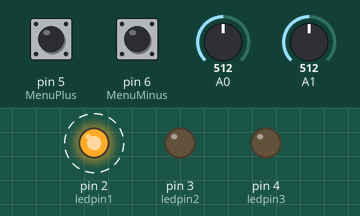
Simulated run of this sketch. Board: Arduino Uno, built with avr-gcc and run on an emulated ATmega328P. On the bench: output pins drawn as LEDs (lit = HIGH). Dashed ring = blinking. The inputs (shaded band) are chosen by the test bench; at power-on: pin 5 (MenuPlus) LOW, pin 6 (MenuMinus) LOW, A0 = 512, A1 = 512. What the sketch prints to the serial monitor is not drawn.

Above: at 0.05 s.
Timing chart, 0 to 3.0 s (numbered marks = the images above):
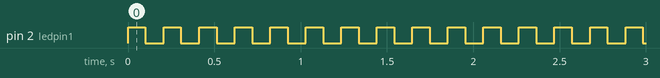

Measured:
- by itself, pin 2 (ledpin1): alternates HIGH for 0.10 s and LOW for 0.11 s

The sketch:

3A_menu_3.ino
```cpp
#include <LiquidCrystal_I2C.h>
LiquidCrystal_I2C lcd(0x27, 16, 2);
int ledpin1 = 2;
int ledpin2 = 3;
int ledpin3 = 4;
int MenuPos = 0;
int MenuPlus = 5;
int MenuMinus = 6;
void setup()
{
  Serial.begin(9600);
  pinMode(A0, INPUT);
  pinMode(A1, INPUT);
  pinMode(MenuPlus, INPUT);
  pinMode(MenuMinus, INPUT);
  pinMode(ledpin1, OUTPUT);
  pinMode(ledpin2, OUTPUT);
  pinMode(ledpin3, OUTPUT);
}
void loop()
{
  int fd = analogRead(A0);
  int vd = analogRead(A1);
  int btn_1 = digitalRead(MenuPlus);
  int btn_2 = digitalRead(MenuMinus);

  Serial.println("vd = " + (String) vd);
  Serial.println("fd = " + (String) fd);
  if (MenuPlus == LOW)
  {
    MenuPos++;
    Serial.println("MenuPos++");
  }
  if (MenuMinus == LOW)
  {
    MenuPos--;
    Serial.println("MenuPos--");
  }
  else if (MenuPos == 0)
  {
    digitalWrite(ledpin1, HIGH);
    delay(100);
    digitalWrite(ledpin1, LOW);
    delay(100);

    lcd.clear();
    lcd.setCursor(0, 0);
    lcd.print(vd);
    lcd.setCursor(1, 0);
    lcd.print(fd);
  }
  else if (MenuPos == 1)
  {
    digitalWrite(ledpin2, HIGH);
    delay(100);
    digitalWrite(ledpin2, LOW);
    delay(100);

    lcd.clear();
    lcd.setCursor(0, 0);
    lcd.print(vd);
  }
  else if (MenuPos == 2)
  {
    digitalWrite(ledpin3, HIGH);
    delay(100);
    digitalWrite(ledpin3, LOW);
    delay(100);

    lcd.clear();
    lcd.setCursor(0, 0);
    lcd.print(fd);
  }
}
```
